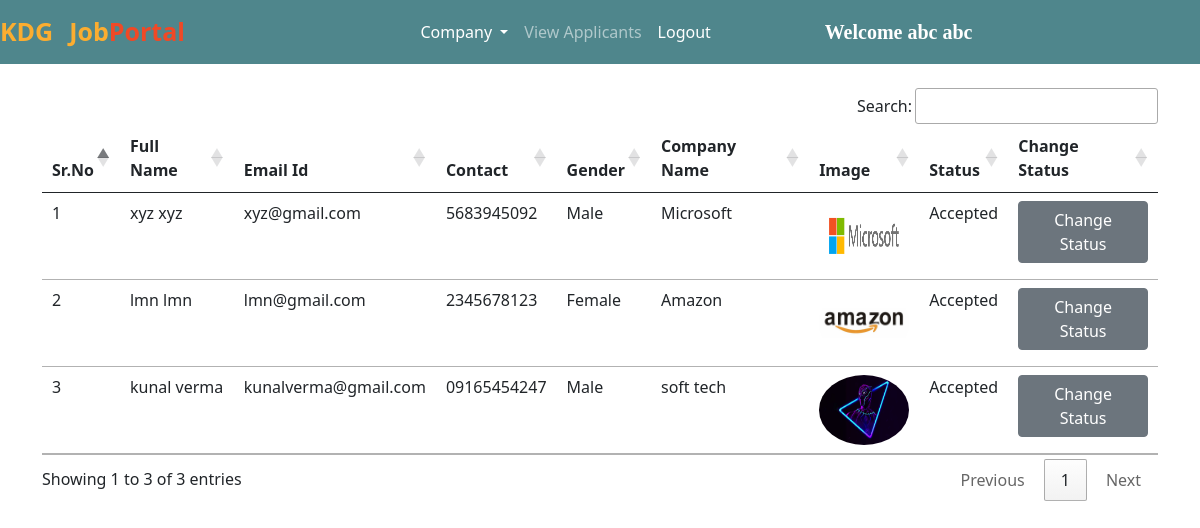
/accepted_companies/ (signed in), run on the app's committed database.
### jobs/models.py (models this page shows, shortened)
class Company(models.Model):
    user = models.ForeignKey(User, on_delete=models.CASCADE)
    phone = models.CharField(max_length=10)
    image = models.ImageField(upload_to="")
    gender = models.CharField(max_length=10)
    type = models.CharField(max_length=15)
    status = models.CharField(max_length=20)
    company_name = models.CharField(max_length=100)

### jobs/views.py (the view)
# urls.py: path("accepted_companies/", views.accepted_companies, name="accepted_companies"),
def accepted_companies(request):
    if not request.user.is_authenticated:
        return redirect("/admin_login")
    companies = Company.objects.filter(status="Accepted")
    return render(request, "accepted_companies.html", {'companies':companies})

### jobs/templates/accepted_companies.html (shortened to what this page needs)
{% extends 'admin_navbar.html' %}
{% block body %}
<div class="container mt-4">
<table class="table table-hover" id="example">
    <thead>
        <tr>
            <th>Sr.No</th>
            <th>Full Name</th>
            <th>Email Id</th>
            <th>Contact</th>
            <th>Gender</th>
            <th>Company Name</th>
            <th>Image</th>
            <th>Status</th>
            <th>Change Status</th>
        </tr>
    </thead>
    <tbody>
        {% for company in companies %}
        <tr>
            <td>{{forloop.counter}}</td>
            <td>{{company.user.get_full_name}}</td>
            <td>{{company.user.email}}</td>
            <td>{{company.phone}}</td>
            <td>{{company.gender}}</td>
            <td>{{company.company_name}}</td>
            <td><img src="{{company.image.url}}" class="rounded-circle" width="90px" height="70px"></td>
            <td>{{company.status}}</td>
            <td><a href="/change_status/{{company.id}}/" class="btn btn-secondary">Change Status</a></td>
        </tr>
        {% endfor %}
    </tbody>
</table>
</div>
{% endblock %}

### jobs/templates/admin_navbar.html (shortened to what this page needs)
<!doctype html>
<html lang="en">
<head>
  <link href="https://cdn.jsdelivr.net/npm/bootstrap@5.0.2/dist/css/bootstrap.min.css" rel="stylesheet"
>
  <link rel="stylesheet" href="https://cdn.datatables.net/1.10.25/css/jquery.dataTables.min.css">
  <link rel="stylesheet" href="https://cdn.datatables.net/buttons/1.7.1/css/buttons.dataTables.min.css">
</head>
<body>
  <nav class="navbar navbar-expand-lg navbar-dark">
      <a class="navbar-brand" href="/"><span class="head1">KDG</span></a>
      <a class="navbar-brand" href="#"><span class="head1">Job</span><span class="head2">Portal</span></a>
      <div class="container w-50">
      <div class="collapse navbar-collapse" id="navbarSupportedContent">
        <ul class="navbar-nav me-auto mb-2 mb-lg-0">
          <div class="collapse navbar-collapse" id="navbarNavDarkDropdown">
            <ul class="navbar-nav">
              <li class="nav-item dropdown">
                <a class="nav-link active dropdown-toggle" href="#" id="navbarDarkDropdownMenuLink" role="button" data-bs-toggle="dropdown" aria-expanded="false">
                  Company
                </a>
              </li>
            </ul>
          </div>
          <li class="nav-item">
            <a class="nav-link {% block view_applicants %} {% endblock %}" href="/view_applicants/">View Applicants</a>
          </li>
          <li class="nav-item">
            <a class="nav-link active" href="/logout/">Logout</a>
          </li>
        </ul>
        <a class="navbar-brand" style="font-weight: bold; font-family: 'Times New Roman', Times, serif;" href="#">Welcome {{request.user.get_full_name}}</a>
      </div>
      </div>
  </nav>
  {% block body %}
  {% endblock %}
</body>
</html>

### jobs/templates/admin_navbar.html (style rules this page uses)
.navbar { background-color: #4f868c; }
.head1 { color: #FBAD30; font-size: 25px; font-weight: bold; height: 50px; }
.head2 { color: #EF4926; font-size: 25px; font-weight: bold; }

### data on the page
Company: user.get_full_name "xyz xyz", user.email "xyz@gmail.com", phone "5683945092", gender "Male", company_name "Microsoft", image (picture), status "Accepted"
Company: user.get_full_name "lmn lmn", user.email "lmn@gmail.com", phone "2345678123", gender "Female", company_name "Amazon", image (picture), status "Accepted"
Company: user.get_full_name "kunal verma", user.email "kunalverma@gmail.com", phone "09165454247", gender "Male", company_name "soft tech", image (picture), status "Accepted"

### other printed values
{{ request.user.get_full_name }} "abc abc"
